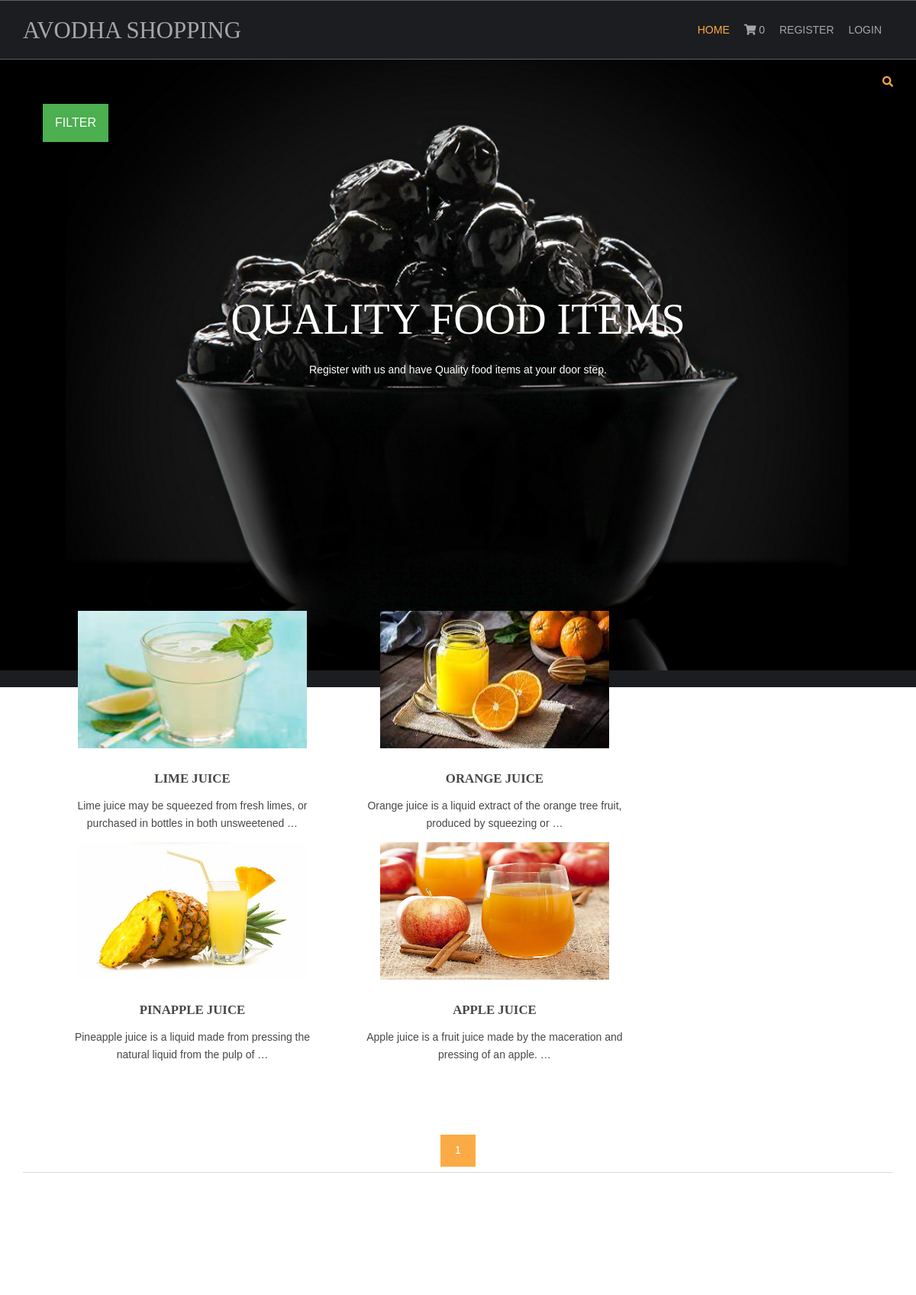
The app's page /juices/ with its own data.
### shop/models.py (models this page shows)
class products(models.Model):
    name = models.CharField(max_length=150,unique=True)
    slug = models.CharField(max_length=250,unique=True)
    img = models.ImageField(upload_to='product')
    desc = models.TextField()
    stock = models.IntegerField()
    available = models.BooleanField()
    price = models.IntegerField()
    category = models.ForeignKey(categ,on_delete=models.CASCADE)
    def get_url(self):
        return reverse('details',args=[self.category.slug,self.slug])

### shop/views.py (the view)
# urls.py: 2. Add a URL to urlpatterns:  path('', views.home, name='home')
def home(request,c_slug=None):
    c_page = None
    prodt = None
    if c_slug!=None:
        c_page = get_object_or_404(categ,slug=c_slug)
        prodt = products.objects.filter(category=c_page,available=True)
    else:
        prodt = products.objects.all().filter(available=True)
    cat = categ.objects.all()
    paginator = Paginator(prodt, 6)
    try:
        page = int(request.GET.get('page','1'))
    except:
        page = 1
    try:
        pro = paginator.page(page)
    except(EmptyPage,InvalidPage):
        pro = paginator.page(paginator.num_pages)
    return render(request,'index.html',{'pr':prodt,'ct':cat,'pg':pro})

### cart/context_processor.py (called while the page is built)
def count(request):
    item_count = 0
    if 'admin' in request .path:
        return {}
    else:
        try:
            ct = cartlist.objects.filter(cart_id=c_id(request))
            cti = items.objects.all().filter(cart=ct[:1])
            for c in cti:
                item_count +=c.quan
        except cartlist.DoesNotExist:
            item_count = 0
        return dict(itc=item_count)

### cart/views.py (called while the page is built)
def c_id(request):
    ct_id = request.session.session_key
    if not ct_id:
        ct_id = request.session.create()
    return ct_id

### shop/models.py (called while the page is built)
    def get_url(self):
        return reverse('prod_cat',args=[self.slug])

### templates/index.html (shortened to what this page needs)
{% extends 'base.html' %}
{% load static %}
{% block content %}
<html lang="">
<head>
<link href="{% static 'hm/layout/styles/layout.css' %}" rel="stylesheet" type="text/css" media="all">
</head>
<body id="top">
<div class="abcd" style="background-image:url({% static 'hm/images/demo/backgrounds/bg.jpg' %}); ">
    <div class="wrapper row0">
    <div id="topbar" class="hoc clear">
  <div class="fl_right">
        <ul class="nospace">
          <li id="searchform">
          </li>
        </ul>
      </div>
    </div>
  </div>
  <div class="dropdown">
  <button class="dropbtn">FILTER</button>
</div>
  <div id="pageintro" class="hoc clear">
    <article>
      <h3 class="heading">QUALITY FOOD ITEMS</h3>
      <p>Register with us and have Quality food items at your door step.</p>
    </article>
  </div>
</div>
<div class="category">
  <a href={{i.get_url}}>{{i.name}}</a><br>
</div>
<div class="wrapper row3">
  <main class="hoc container clear">
    <section id="introblocks">
      <ul class="nospace group btmspace-80">
        {% for i in pg.object_list %}
        <li class="one_third">
          <figure><a class="imgover" href="{{i.get_url}}"><img src="{{i.img.url}}" alt="" style="height:180; width:300;"></a>
            <figcaption>
              <h6 class="heading">{{i.name}}</h6>
              <p>{{i.desc | truncatewords:15}}</p>
            </figcaption>
          </figure>
        </li>
        {% endfor %}
      </ul>
    </section>
    <center>
      {% for p in pg.paginator.page_range %}
      <a href="?page={{p}}" class="btn btn-light btn-sm {% if pg.number == p %} activate {% endif %}">{{p}}</a>
      {% endfor %}
    </center>
    <hr class="btmspace-80">
  </main>
</div>
</body>
</html>
{% endblock %}

### static/hm/layout/styles/layout.css (style rules this page uses)
#topbar { padding:20px 0; font-size:.8rem; text-transform:uppercase; }
#topbar ul li { display:inline-block; margin-right:15px; }
#topbar ul li:last-child { margin-right:0; padding-right:0; border-right:none; }
#topbar #searchform { position:relative; line-height:1; z-index:9999; }
#topbar #searchform::after { display:block; height:18px; line-height:18px; padding:0; font-family:"Font Awesome\ 5 Free"; font-weight:900; font-size:1rem; content:"\f002"; }
#topbar #searchform ::placeholder { text-transform:capitalize; }
#pageintro { padding:200px 0 300px; }
#pageintro article, #pageintro article p { display:block; max-width:75%; margin:0 auto; text-align:center; }
#pageintro article p { max-width:65%; line-height:2rem; }
#pageintro .heading { margin-bottom:20px; font-size:4rem; }
.container { padding:80px 0; }
#introblocks { display:block; position:relative; margin:-180px 0 0 0; z-index:1; text-align:center; }
#introblocks figure figcaption { display:block; padding:30px 0 0 0; text-align:center; }
#introblocks figure figcaption .heading { font-size:1.2rem; font-weight:700; margin-bottom:0; }
*, *::before, *::after { transition:all .3s ease-in-out; }
body { color:#A5A6AA; background-color:#1C1D21; }
a { color:#FBAB45; }
hr, .borderedbox { border-color:#D7D7D7; }
.btn, .btn.inverse:hover { color:#FFFFFF; background-color:#FBAB45; border-color:#FBAB45; }
.imgover, .imgover:hover::after { color:#FFFFFF; }
.row3 { color:#474747; background-color:#FFFFFF; }
#topbar #searchform { color:#FBAB45; }
#pageintro { color:#FFFFFF; }
@media screen and (min-width:1140px) { .hoc { max-width:1140px; } }

### static/hm/layout/styles/framework.css (style rules this page uses)
html { overflow-y:scroll; overflow-x:hidden; }
html, body { margin:0; padding:0; font-size:14px; line-height:1.6em; }
*, *::before, *::after { box-sizing:border-box; }
.nospace { margin:0; padding:0; list-style:none; }
.btn { display:inline-block; padding:8px 18px 10px; text-transform:uppercase; border:1px solid; }
.clear, .group { display:block; }
.clear::before, .clear::after, .group::before, .group::after { display:table; content:""; }
.clear, .clear::after, .group, .group::after { clear:both; }
a { outline:none; text-decoration:none; }
.fl_right, .imgr { float:right; }
img { width:auto; max-width:100%; height:auto; margin:0; padding:0; border:none; line-height:normal; vertical-align:middle; }
.imgover { display:inline-block; position:relative; max-width:100%; }
.imgover::before, .imgover::after { display:block; position:absolute; content:""; text-align:center; opacity:0; }
.imgover::before { top:0; right:0; bottom:0; left:0; }
.imgover::after { top:50%; left:50%; width:50px; height:50px; line-height:50px; margin:-25px 0 0 -25px; font-family:"Font Awesome\ 5 Free"; font-weight:900; content:"\f067"; font-size:28px; }
body, input, textarea, select { font-family:Verdana, Geneva, sans-serif; }
h1, h2, h3, h4, h5, h6, .heading { font-family:Georgia, "Times New Roman", Times, serif; }
label, input, textarea, select, button { display:block; resize:none; outline:none; color:inherit; font-size:inherit; font-family:inherit; vertical-align:middle; }
::placeholder { opacity:1; }
h1, h2, h3, h4, h5, h6, .heading { margin:0 0 20px 0; font-size:1.4rem; line-height:normal; font-weight:normal; text-transform:uppercase; }
hr { display:block; width:100%; height:1px; border:solid; border-width:1px 0 0 0; }
.wrapper { display:block; position:relative; width:100%; margin:0; padding:0; text-align:left; word-wrap:break-word; }
.hoc { display:block; margin:0 auto; }
address, article, aside, figcaption, figure, footer, header, main, nav, section { display:block; margin:0; padding:0; }
.one_half, .one_third, .two_third, .one_quarter, .two_quarter, .three_quarter { display:inline-block; float:left; margin:0 0 0 4.21052%; list-style:none; }
.one_third { width:30.52631%; }
.btmspace-80 { margin-bottom:80px; }

### templates/index.html (style rules this page uses)
.dropbtn { background-color: #4CAF50; color: white; padding: 16px; font-size: 16px; border: none; cursor: pointer; }
.dropdown { position: relative; display: inline-block; padding-left: 56px; }
.abcd { height: 100%; background-position: center; background-repeat: no-repeat; background-size:cover; }

### records on screen
products: img (picture), name "LIME JUICE", desc "Lime juice may be squeezed from fresh limes, or purchased in bottles in both unsweetened …"
products: img (picture), name "ORANGE JUICE", desc "Orange juice is a liquid extract of the orange tree fruit, produced by squeezing or …"
products: img (picture), name "PINAPPLE JUICE", desc "Pineapple juice is a liquid made from pressing the natural liquid from the pulp of …"
products: img (picture), name "APPLE JUICE", desc "Apple juice is a fruit juice made by the maceration and pressing of an apple. …"

### other values on screen
{{ itc }} "0"
{{ p }} "1"
